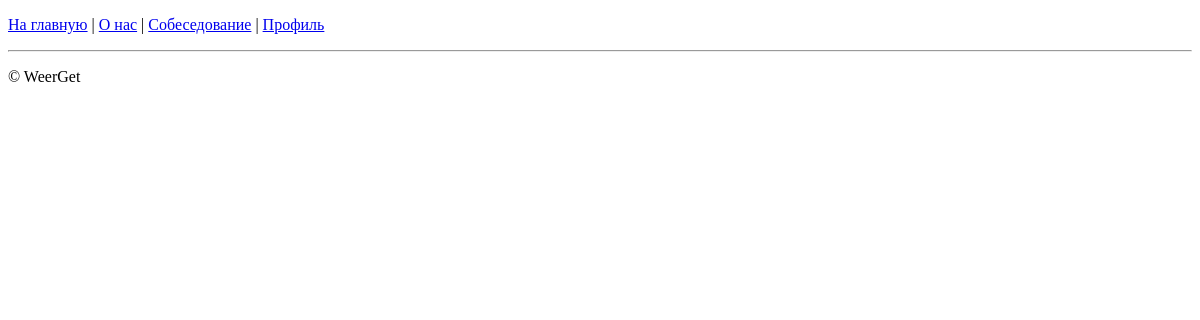
The app's page /user/read_my_message/ (signed in), older data.
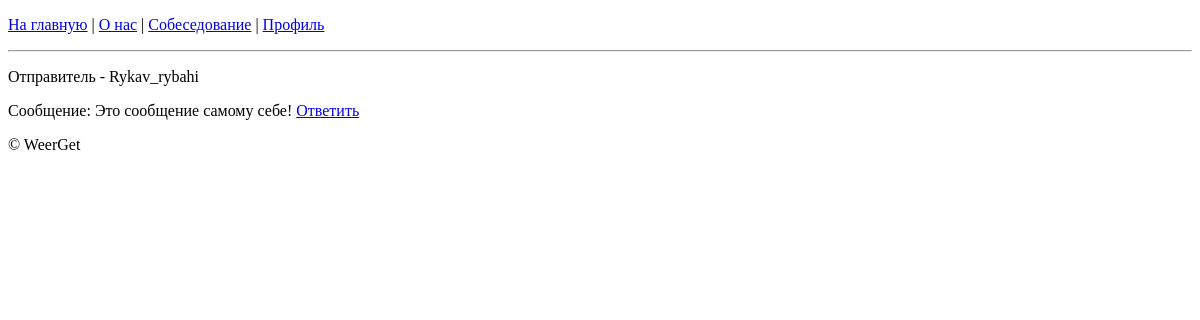
The same page, newer data.
### user/models.py (models this page shows)
class Message(models.Model):
    sender = models.ForeignKey(
        User,
        on_delete=models.CASCADE,
        related_name='sent_messages')
    recipient = models.ForeignKey(
        User,
        on_delete=models.CASCADE,
        related_name='recipient')
    content = models.TextField()
    is_read = models.BooleanField(default=False)
    is_anonymous = models.BooleanField(default=False)
    created_at = models.DateTimeField(auto_now_add=True)

### user/views.py (the view)
# urls.py: path('read_my_message/', views.user_receiving_message, name='read_message'),
@login_required
def user_receiving_message(request):
    messages = Message.objects.filter(recipient = request.user)
    context = {'messages': messages}
    return render(request, 'user/reading_message.html', context)

### templates/user/reading_message.html (shortened to what this page needs)
{% extends "base.html" %}
{% block content %}
    {% for message in messages %}
        <p> Отправитель - {{ message.sender }} </p>
        Сообщение: {{ message.content }}
        <a href="{% url 'user:send_message' recipient_id=user.id %}" > Ответить </a>
    {% endfor %}
{% endblock content %}

Row changes from the older to the newer data that the page shows:
added Message: sender "Rykav_rybahi", content "Это сообщение самому себе!"
